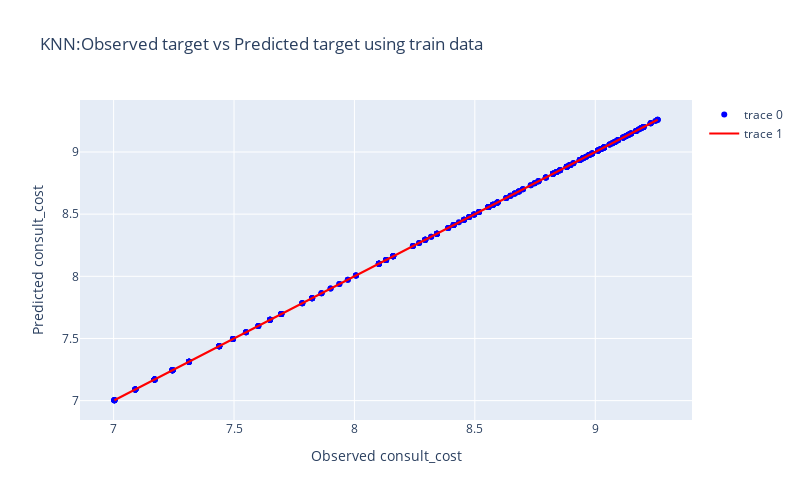

Notebook source saved alongside this figure:
### Code cell
fig = go.Figure()

# scatter plot using trained data
fig.add_trace(go.Scatter(y=y_train, x=knn.predict(x_train), mode='markers', marker=dict(color='blue')))

# diagonal line to represent predictions
fig.add_trace(go.Scatter(y=y_train, x=y_train, mode='lines', line=dict(color='red')))

fig.update_layout(title='KNN:Observed target vs Predicted target using train data', xaxis_title='Observed consult_cost', 
                  yaxis_title='Predicted consult_cost', width=800, height=500)
fig.show()

### Figure 1 — Plotly figure (JSON) as saved in the notebook; plotly's stock layout.template omitted (floating-point values rounded to 4 significant figures; data arrays with more than 128 entries replaced by an {"elided": "..."} marker saying what was removed)
{"data": [{"marker": {"color": "blue"}, "mode": "markers", "type": "scatter", "x": {"elided": "416 float values"}, "y": {"elided": "416 float values"}}, {"line": {"color": "red"}, "mode": "lines", "type": "scatter", "x": {"elided": "416 float values"}, "y": {"elided": "416 float values"}}], "layout": {"height": 500, "title": {"text": "KNN:Observed target vs Predicted target using train data"}, "width": 800, "xaxis": {"title": {"text": "Observed consult_cost"}}, "yaxis": {"title": {"text": "Predicted consult_cost"}}}}
